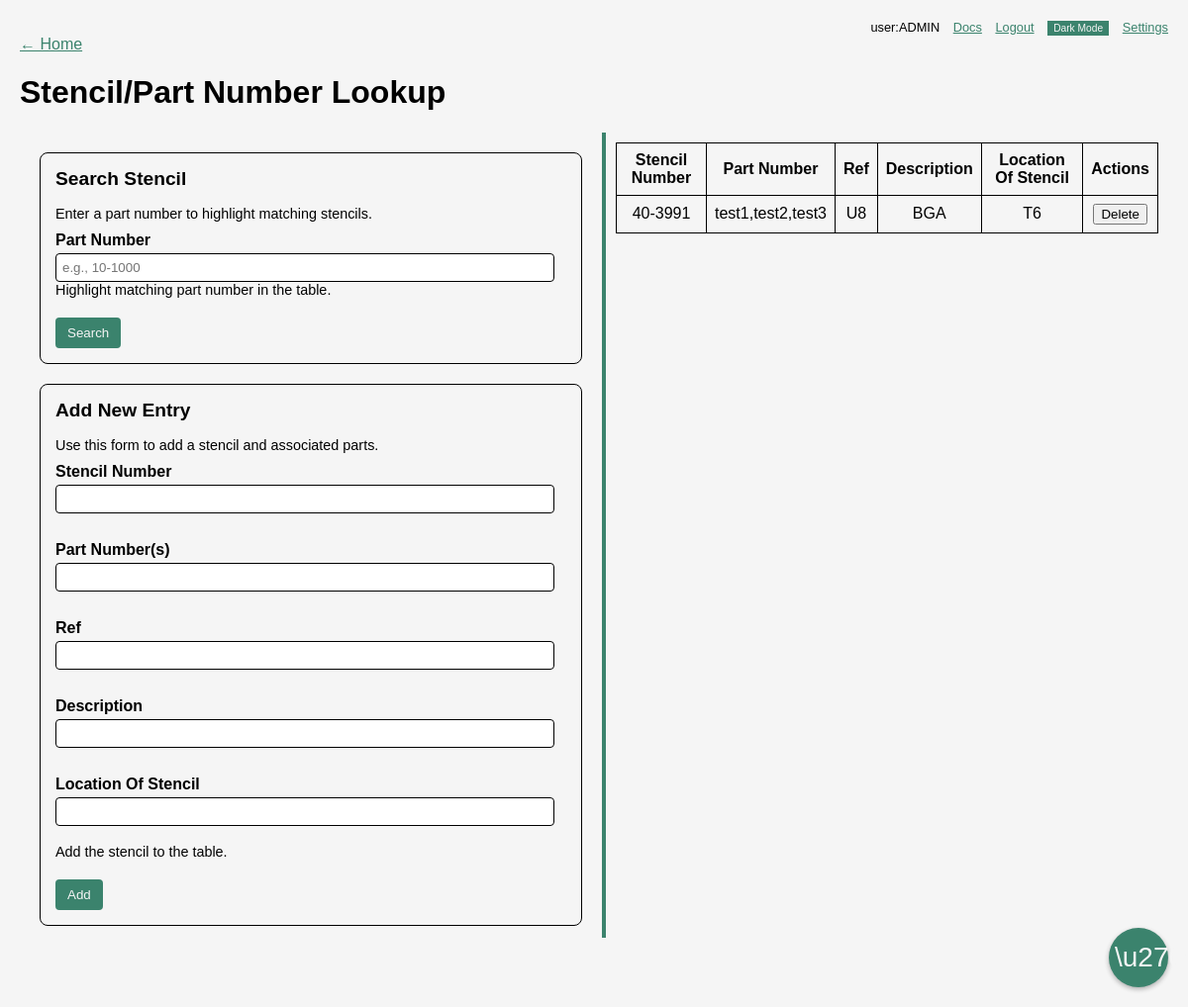
The app's page /rework (signed in), older data.
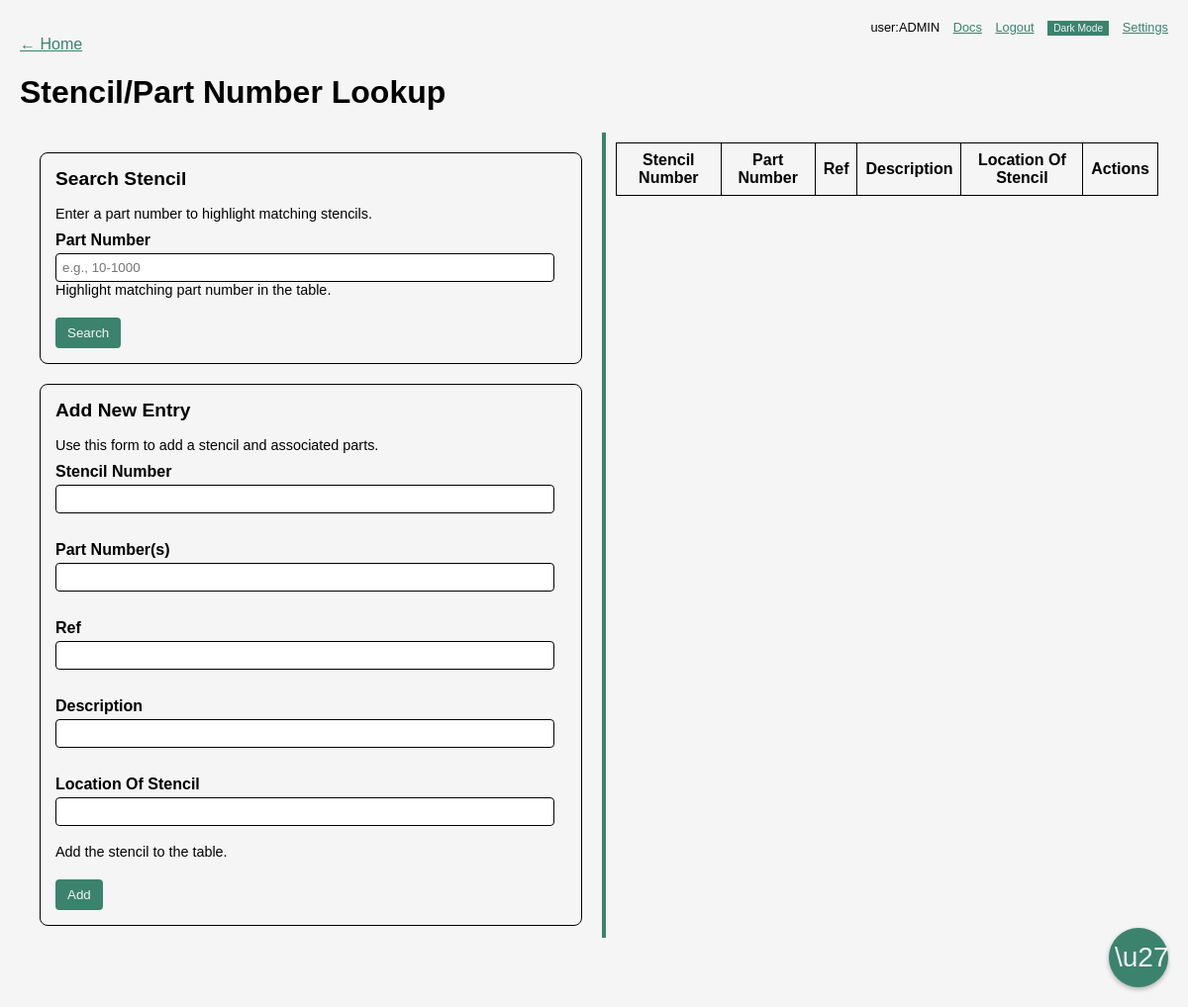
The same page, newer data.
### tables this page shows
CREATE TABLE users (
            id INTEGER PRIMARY KEY AUTOINCREMENT,
            username TEXT UNIQUE,
            password TEXT,
            part_markings INTEGER DEFAULT 0,
            aoi INTEGER DEFAULT 0,
            analysis INTEGER DEFAULT 0,
            dashboard INTEGER DEFAULT 0,
            reports INTEGER DEFAULT 0,
            c_suite INTEGER DEFAULT 0,
            is_admin INTEGER DEFAULT 0
        );

CREATE TABLE stencils (
            id INTEGER PRIMARY KEY AUTOINCREMENT,
            stencil_number TEXT,
            part_number TEXT,
            ref TEXT,
            description TEXT,
            location_of_stencil TEXT
        );

### run.py (the view, shortened to what this page needs)
@app.route('/rework', methods=['GET', 'POST'])
@login_required
def rework():
    conn = get_db()
    rows = conn.execute('SELECT * FROM stencils ORDER BY id').fetchall()
    conn.close()
    return render_template('rework.html', stencils=rows)

### run.py (called while the page is built, shortened)
def get_db():
    conn = sqlite3.connect(DATABASE)
    conn.row_factory = sqlite3.Row
    return conn

def login_required(f):
    @wraps(f)
    def decorated(*args, **kwargs):
        if not session.get('user'):
            return redirect(url_for('login'))
        return f(*args, **kwargs)
    return decorated

@app.context_processor
def inject_globals():
    user = session.get('user')
    perms = {}
    is_admin = False
    if user:
        conn = get_db()
        row = conn.execute(
            'SELECT part_markings, aoi, analysis, dashboard, reports, is_admin, c_suite FROM users WHERE username = ?',
            (user,),
        ).fetchone()
        conn.close()
        if row:
            is_admin = bool(row['is_admin'] or row['c_suite'])
            if is_admin:
                perms = {
                    'part_markings': True,
                    'aoi': True,
                    'analysis': True,
                    'dashboard': True,
                    'reports': True,
                }
    return dict(current_user=user, permissions=perms, is_admin=is_admin)

### templates/rework.html (shortened to what this page needs)
{% extends 'base.html' %}
{% block content %}
  <a href="/">← Home</a>
  <h1>Stencil/Part Number Lookup</h1>
  <div id="container">
    <div id="stencil-actions">
      <div class="action-panel">
        <div class="action-card">
          <h2>Search Stencil</h2>
          <p class="desc">Enter a part number to highlight matching stencils.</p>
          <label for="search-part-number">Part Number</label>
          <input type="text" id="search-part-number" placeholder="e.g., 10-1000" aria-label="Part number to search" title="Part number to locate">
          <p class="field-desc">Highlight matching part number in the table.</p>
          <button id="search-btn" type="button" title="Highlight matching part number">Search</button>
        </div>
        <div class="action-card">
          <h2>Add New Entry</h2>
          <p class="desc">Use this form to add a stencil and associated parts.</p>
          <form method="post">
            <label>Stencil Number
              <input type="text" name="stencil_number" required title="Stencil number">
            </label><br>
            <label>Part Number(s)
              <input type="text" name="part_number" required title="Comma separated part numbers">
            </label><br>
            <label>Ref
              <input type="text" name="ref" title="Reference designator">
            </label><br>
            <label>Description
              <input type="text" name="description" title="Description">
            </label><br>
            <label>Location Of Stencil
              <input type="text" name="location_of_stencil" title="Location of stencil">
            </label><br>
            <p class="field-desc">Add the stencil to the table.</p>
            <button type="submit" title="Add new stencil">Add</button>
          </form>
        </div>
      </div>
    </div>
    <div id="divider"></div>
    <div id="stencil-table">
      <table class="editable" data-update-url="/rework" data-fields="stencil_number,part_number,ref,description,location_of_stencil">
        <thead>
          <tr>
            <th>Stencil Number</th>
            <th>Part Number</th>
            <th>Ref</th>
            <th>Description</th>
            <th>Location Of Stencil</th>
            {% if is_admin %}
            <th>Actions</th>
            {% endif %}
          </tr>
        </thead>
        <tbody>
          {% for row in stencils %}
          <tr data-id="{{ row['id'] }}">
            <td>{{ row['stencil_number'] }}</td>
            <td class="part-number">{{ row['part_number'] }}</td>
            <td>{{ row['ref'] }}</td>
            <td>{{ row['description'] }}</td>
            <td>{{ row['location_of_stencil'] }}</td>
            {% if is_admin %}
            <td class="no-edit"><button type="button" class="delete-row" title="Delete row">Delete</button></td>
            {% endif %}
          </tr>
          {% endfor %}
        </tbody>
      </table>
    </div>
  </div>
{% endblock %}

### templates/base.html (shortened to what this page needs)
<!doctype html>
<html lang="en">
<head>
  <link rel="stylesheet" href="/static/css/style.css">
</head>
<body data-admin="{{ 'true' if is_admin else 'false' }}" data-base-path="{{ report_base|default('') }}">
  {% if current_user %}
  <div class="topbar">
    <span class="user-label">user:{{ current_user }}</span>
    <a href="{{ url_for('docs') }}">Docs</a>
    <a href="{{ url_for('logout') }}">Logout</a>
    <button id="theme-toggle" type="button">Dark Mode</button>
    {% if is_admin %}
      <a href="{{ url_for('settings') }}">Settings</a>
    {% endif %}
  </div>
  {% endif %}
  {% if is_admin or permissions.get('reports') %}
  <button id="report-button" title="Generate Report" onclick="openReportWindow()">\u270e</button>
  {% endif %}
  {% block content %}{% endblock %}
</body>
</html>

### static/css/style.css (style rules this page uses)
:root { --color-black: #000000; --color-white: #f5f5f5; --color-accent: #3b836d; }
body { font-family: Arial, sans-serif; margin: 20px; background: var(--color-white); color: var(--color-black); }
h1, p { color: var(--color-black); }
a { color: var(--color-accent); }
.topbar { text-align: right; color: var(--color-black); font-size: 0.8em; }
.topbar a { margin-left: 10px; color: var(--color-accent); }
.topbar button { margin-left: 10px; font-size: 0.8em; background: var(--color-accent); color: var(--color-white); border: none; padding: 2px 6px; cursor: pointer; }
#container { display:flex; height:80vh; margin-top:20px; }
#analysis-actions, #markings-actions, #aoi-actions, #stencil-actions { flex:1; padding:20px; overflow:auto; }
#divider { width:4px; background:var(--color-accent); cursor:col-resize; }
#moat-table, #markings-table, #aoi-table, #stencil-table { flex:1; padding:10px; overflow:auto; }
table { width:100%; border-collapse:collapse; }
th, td { border:1px solid var(--color-black); padding:8px; text-align:center; }
table thead th { position: sticky; top: 0; background: var(--color-white); z-index: 1; }
.action-panel { display: flex; flex-direction: column; gap: 20px; }
.action-card { background: var(--color-white); border: 1px solid var(--color-black); border-radius: 8px; padding: 15px; }
.action-card h2 { margin-top: 0; font-size: 1.2em; }
.action-card p { margin: 0 0 10px; color: var(--color-black); font-size: 0.9em; }
.field-desc { font-size: 0.8em; color: var(--color-black); margin-top: 6px; }
#report-button { position: fixed; bottom: 20px; right: 20px; z-index: 1000; width: 60px; height: 60px; border-radius: 50%; border: none; background: var(--color-accent); color: var(--color-white); font-size: 28px; cursor: pointer; box-shadow: 0 2px 5px rgba(0,0,0,0.3); }
.action-card label { display: block; margin-top: 10px; font-weight: bold; }
.action-card input[type="text"], .action-card input[type="number"], .action-card input[type="date"], .action-card input[type="file"], .action-card input[type="password"], .action-card select { width: 95%; padding: 6px; margin-top: 4px; border: 1px solid var(--color-black); border-radius: 4px; }
.action-card button { margin-top: 10px; padding: 8px 12px; border: none; background: var(--color-accent); color: var(--color-white); border-radius: 4px; cursor: pointer; }

Row changes from the older to the newer data that the page shows:
removed stencils: stencil_number "40-3991", part_number "test1,test2,test3", ref "U8", description "BGA", location_of_stencil "T6"
